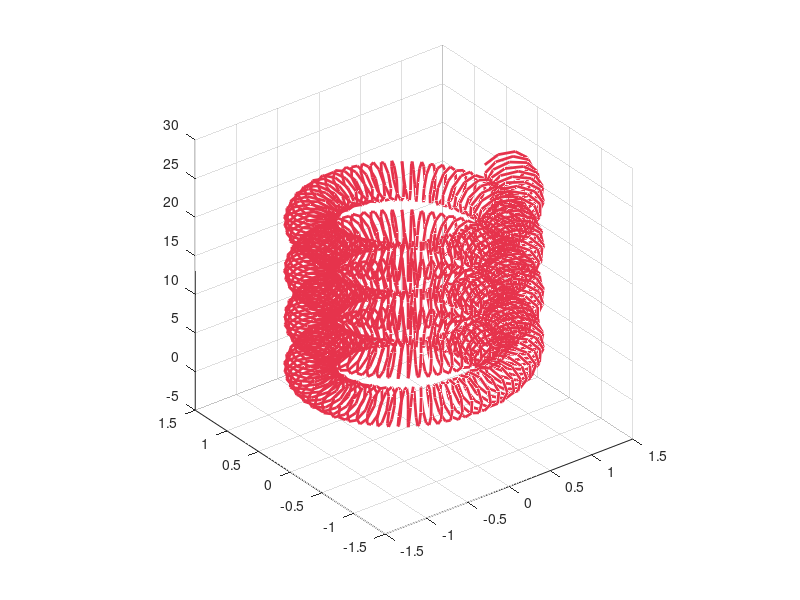

Reproduce this figure in MATLAB.
% inputs to draw a helix
% "t" is theta or an angle
% "r" is radius of helix
% "p" is pitch of helix

t=0:0.01:25;
%r=1;               % also try r=t
%p=0.1;

% parametric equation of helix

x=(1+0.25*cos(75*t)).*cos(t); %x=r.*cos(t);
y=(1+0.25*cos(75*t)).*sin(t); %y=r.*sin(t);
z=t+2*sin(75*t);              %z=p.*t;

%figure('color',[0.999 1 0.9]);
%axis square
%comet3(x,y,z)

figure('color',[0.999 1 0.9]);
plot3(x,y,z,'color','red')
axis square
grid on
set(findobj('type','line'),'color',[0.9 0.2 0.3]);
set(findobj('type','line'),'linewidth',2);